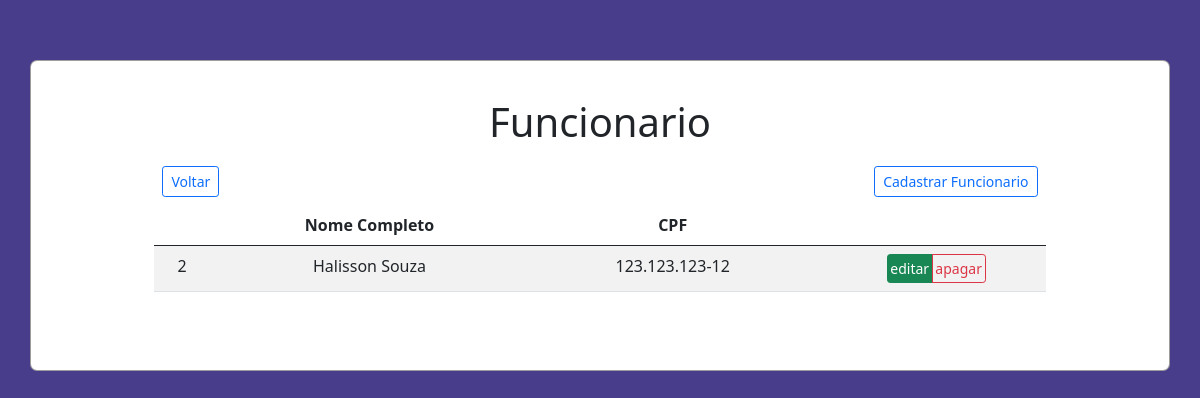
The page /src/views/funcionario.php on the database its author committed.
### tables this page shows
CREATE TABLE `funcionario` (
  `idfuncionario` int(11) NOT NULL,
  `nome` varchar(200) NOT NULL,
  `cpf` varchar(200) NOT NULL
);

### src/controller/funcionarioController.php (called while the page is built, shortened)
<?php
require_once '../model/funcionario.php';
require_once '../model/Database.php';
class funcionarioController extends funcionario
{
    public function findAll()
    {
        $query = "SELECT * from funcionario";
        $stm = Database::prepare($query);
        $stm->execute();
        $funcionarios = array();
        foreach ($stm->fetchAll() as $funcionario) {
            $funcionarios[] = new funcionario($funcionario->idfuncionario, $funcionario->nome, $funcionario->cpf);
        }
        return $funcionarios;
    }
}

### src/model/Database.php (called while the page is built, shortened)
<?php
class Database
{
    private static $instance;
    public static function getInstance()
    {
        if (!isset(self::$instance)) {
            try {
                self::$instance = new PDO('mysql:host=' . HOST . '; dbname=' . BASE, USER, PASS);
                self::$instance->setAttribute(PDO::ATTR_ERRMODE, PDO::ERRMODE_EXCEPTION);
                self::$instance->setAttribute(PDO::ATTR_DEFAULT_FETCH_MODE, PDO::FETCH_OBJ);
            } catch (PDOException $error) {
                echo $error->getMessage();
            }
        }
        return self::$instance;
    }
    public static function prepare($sql)
    {
        return self::getInstance()->prepare($sql);
    }
}

### src/model/funcionario.php (called while the page is built, shortened)
<?php
class funcionario
{
    private $idfuncionario;
    private $nome;
    private $cpf;
    public function __construct($idfuncionario, $nome, $cpf)
    {
        $this->idfuncionario = $idfuncionario;
        $this->nome = $nome;
        $this->cpf = $cpf;
    }
    public function getidfuncionario()
    {
        return $this->idfuncionario;
    }
    public function getNome()
    {
        return $this->nome;
    }
    public function getCpf()
    {
        return $this->cpf;
    }
}

### src/views/funcionario.php (the view, shortened to what this page needs)
<?php
require '../controller/funcionarioController.php';
$funcionarios = new funcionarioController();
?>
<!DOCTYPE html>
<html lang="pt_br">
<head>
    <link href="https://cdn.jsdelivr.net/npm/bootstrap@5.0.1/dist/css/bootstrap.min.css" rel="stylesheet">
    <link rel="stylesheet" href="../../public/styles/main.css">
</head>
<body class="text-center">
    <div class="container">
        <h1 class="p-1 title">Funcionario</h1>
        <div class="menu p-2">
            <a href="../../index.php" class="btn btn-sm btn-outline-primary">Voltar </a>
            <a href="./cadastrarfuncionario.php" class="btn btn-sm btn-outline-primary">Cadastrar Funcionario</a>
        </div>
        <table class="table table-striped " id="table">
            <thead>
                <tr>
                    <th></th>
                    <th>Nome Completo</th>
                    <th>CPF</th>
                    <th></th>
                </tr>
            </thead>
            <tbody>
                <?php
                foreach ($funcionarios->findAll() as $funcionario) : ?>
                    <tr>
                        <td> <?= $funcionario->getidfuncionario() ?> </td>
                        <td> <?= $funcionario->getNome() ?> </td>
                        <td> <?= $funcionario->getCpf() ?> </td>
                        <td>
                            <div class="btn-group btn-group-sm">
                                <a href="./editarfuncionario.php?id=<?= $funcionario->getidfuncionario() ?>" class="btn btn-success">editar</a><br>
                                <a href="./apagarfuncionario.php?id=<?= $funcionario->getidfuncionario() ?>"  onclick="return confirm('Tem certeza de que deseja excluir este item?');"class="btn btn-outline-danger">apagar</a>
                            </div>
                        </td>
                    </tr>
                <?php endforeach; ?>
            </tbody>
        </table>
    </div>
</body>
</html>

### public/styles/main.css (style rules this page uses)
html, body { background-color: #483D8B; }
.container { margin-top: 5%; margin-bottom: 5%; display: flex; flex-direction: column; justify-content: center; align-items: center; width: 100%; background-color: #fff; border-radius: 7px; border: 1px solid rgba(0, 0, 0, 0.384); }
.container .title { margin-top: 3%; }
.container .table a { display: flex; flex-direction: column; align-items: center; padding: 3%; }
.container .menu { width: 80% ; display: flex; align-items: center; justify-content: space-between; }
.container .table { width: 80%; margin-bottom: 7%; }

### rows shown on the page
funcionario: idfuncionario "2", nome "Halisson Souza", cpf "123.123.123-12"
